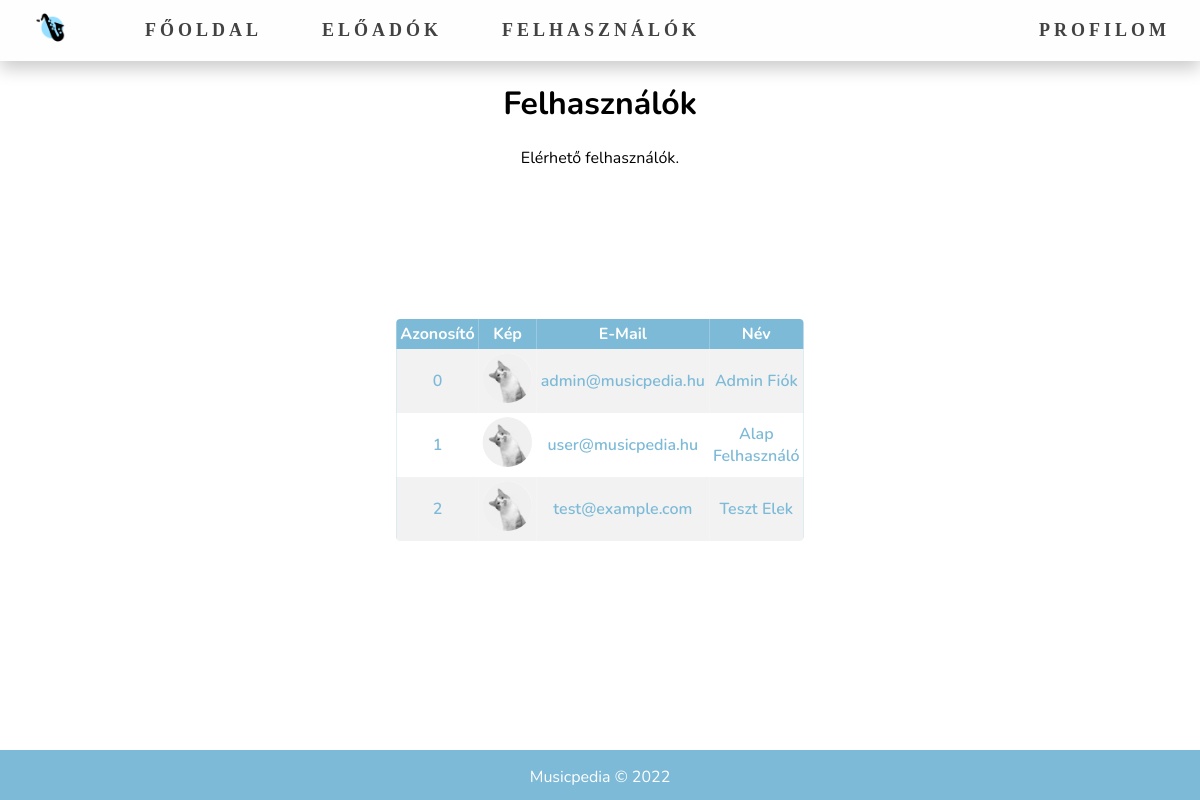
The page /users.php (signed in) on the database as committed earlier.
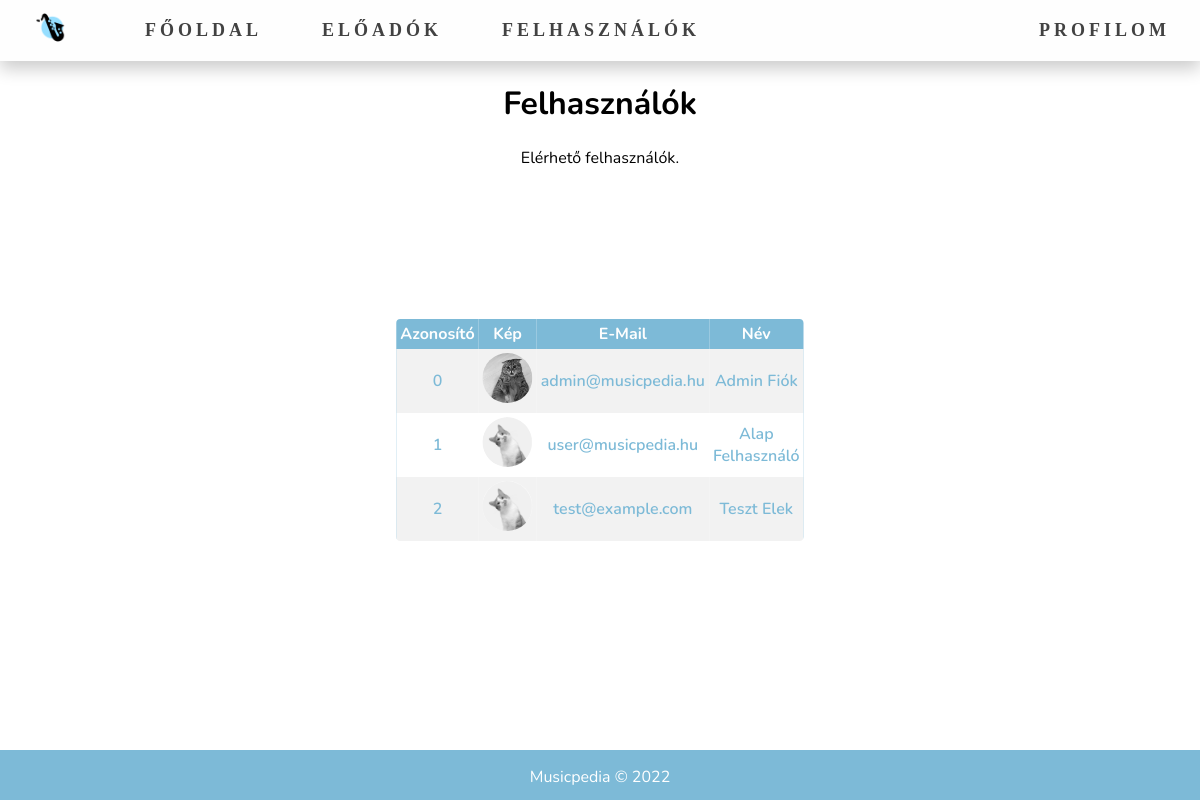
The same page on the database as committed later.
### tables this page shows
CREATE TABLE `users` (
  `id` int(11) NOT NULL,
  `registration_date` datetime NOT NULL COMMENT 'registration date',
  `email` varchar(64) NOT NULL COMMENT 'email address',
  `password` varchar(256) NOT NULL COMMENT 'hashed password',
  `about` text NOT NULL DEFAULT 'Hello Musicpedia!' COMMENT 'user about message',
  `pfp` text NOT NULL DEFAULT 'default.png' COMMENT 'profile picture filename',
  `firstname` text NOT NULL COMMENT 'keresztnév',
  `lastname` text NOT NULL COMMENT 'vezetéknév',
  `birthdate` date NOT NULL DEFAULT current_timestamp() COMMENT 'születési dátum',
  `privilege_level` int(11) NOT NULL DEFAULT 0 COMMENT 'jogosultsagi szint 0 user, 1 eloado, 10 admin',
  `favorites` varchar(255) DEFAULT NULL COMMENT 'kedvenc előadók',
  `privacy` int(11) DEFAULT NULL COMMENT 'privacy'
);

### users.php (the view, shortened to what this page needs)
<!DOCTYPE html>
<html lang="hu">
	<head>
		<?php include './includes/head.php'; ?>
	</head>
	<body>
		<?php include './includes/navigation.php'; ?>
		<main class="kontener">
			<header>
				<h1 class="header-felhasznalok">Felhasználók</h1>
				<p>Elérhető felhasználók.</p>
			</header>
			<div class="wrapper">
				<?php
					include("./includes/connection.php");
					$sql = "SELECT id, email, pfp, CONCAT(firstname, ' ', lastname) AS name FROM users;";
					$result = $conn->query($sql);
					if ($result->num_rows > 0) {
						echo "<table class='admin'><tr><th id='user-id'>Azonosító</th><th id='user-pfp'>Kép</th><th id='user-email'>E-Mail</th><th id='user-name'>Név</th></tr>";
						while($row = $result->fetch_assoc()) {
							echo "<tr>
								<td headers='user-id'>" . $row["id"] . "</td>
								<td headers='user-pfp'><img class='felhasznalo-avatar' src='./assets/public/user-pfps/" . $row["pfp"] . "' alt='felhasznalo profilkepe' /></td>
								<td headers='user-email'>" . $row["email"] . "</td>
								<td headers='user-name'>" . $row["name"] . "</td>
								</tr>";
						}
						echo "</table>";
					} else {
						echo "null";
					}
				?>
			</div>
		</main>
		<?php include './includes/footer.php'; ?>
	</body>
</html>

Rows that differ between the two databases and show on the page:
changed users "admin@musicpedia.hu": pfp: picture added in place of a placeholder
